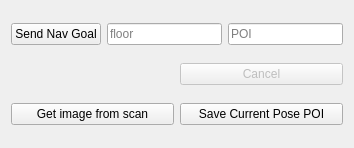
<?xml version="1.0" encoding="UTF-8"?>
<ui version="4.0">
 <class>NavigationUtilsPanel</class>
 <widget class="QWidget" name="NavigationUtilsPanel">
  <property name="geometry">
   <rect>
    <x>0</x>
    <y>0</y>
    <width>354</width>
    <height>148</height>
   </rect>
  </property>
  <property name="windowTitle">
   <string>Form</string>
  </property>
  <layout class="QVBoxLayout" name="verticalLayout_4">
   <item>
    <layout class="QHBoxLayout" name="horizontalLayout">
     <item>
      <widget class="QPushButton" name="sendNavGoal">
       <property name="text">
        <string>Send Nav Goal</string>
       </property>
      </widget>
     </item>
     <item>
      <widget class="QLineEdit" name="navFloor">
       <property name="placeholderText">
        <string>floor</string>
       </property>
      </widget>
     </item>
     <item>
      <widget class="QLineEdit" name="navPOI">
       <property name="placeholderText">
        <string>POI</string>
       </property>
      </widget>
     </item>
    </layout>
   </item>
   <item>
    <layout class="QHBoxLayout" name="horizontalLayout_2">
     <item>
      <widget class="QLabel" name="feedbackText">
       <property name="text">
        <string/>
       </property>
      </widget>
     </item>
     <item>
      <widget class="QPushButton" name="cancelNavGoal">
       <property name="enabled">
        <bool>false</bool>
       </property>
       <property name="text">
        <string>Cancel</string>
       </property>
      </widget>
     </item>
    </layout>
   </item>
   <item>
    <layout class="QHBoxLayout" name="horizontalLayout_3">
     <item>
      <widget class="QPushButton" name="imgFromScanButton">
       <property name="text">
        <string>Get image from scan</string>
       </property>
      </widget>
     </item>
     <item>
      <widget class="QPushButton" name="savePosePOI">
       <property name="text">
        <string>Save Current Pose POI</string>
       </property>
      </widget>
     </item>
    </layout>
   </item>
  </layout>
 </widget>
 <resources/>
 <connections/>
</ui>
